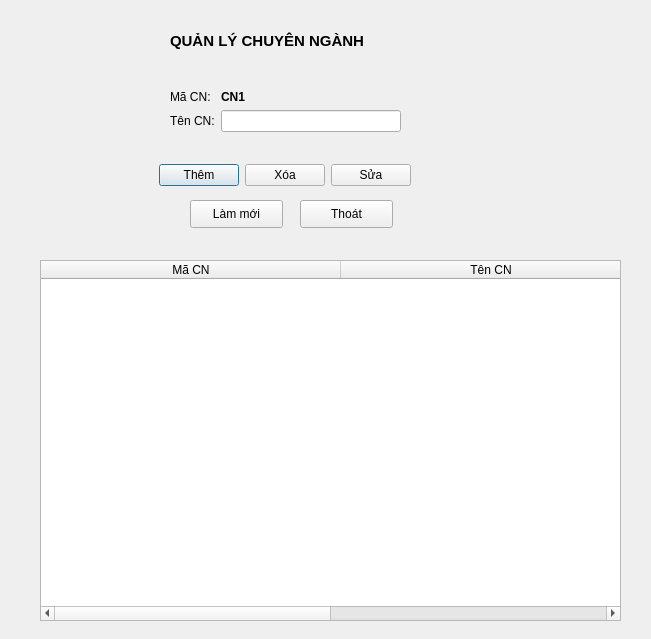
<?xml version="1.0" encoding="UTF-8"?>
<ui version="4.0">
 <class>Dialog</class>
 <widget class="QDialog" name="Dialog">
  <property name="geometry">
   <rect>
    <x>0</x>
    <y>0</y>
    <width>651</width>
    <height>639</height>
   </rect>
  </property>
  <property name="windowTitle">
   <string>QLDSV</string>
  </property>
  <widget class="QWidget" name="horizontalLayoutWidget_2">
   <property name="geometry">
    <rect>
     <x>120</x>
     <y>160</y>
     <width>331</width>
     <height>30</height>
    </rect>
   </property>
   <layout class="QHBoxLayout" name="horizontalLayout_5">
    <item>
     <spacer name="horizontalSpacer_7">
      <property name="orientation">
       <enum>Qt::Horizontal</enum>
      </property>
      <property name="sizeHint" stdset="0">
       <size>
        <width>40</width>
        <height>20</height>
       </size>
      </property>
     </spacer>
    </item>
    <item>
     <widget class="QPushButton" name="pushButton_17">
      <property name="text">
       <string>Thêm</string>
      </property>
     </widget>
    </item>
    <item>
     <widget class="QPushButton" name="pushButton_18">
      <property name="text">
       <string>Xóa</string>
      </property>
     </widget>
    </item>
    <item>
     <widget class="QPushButton" name="pushButton_19">
      <property name="text">
       <string>Sửa</string>
      </property>
     </widget>
    </item>
    <item>
     <spacer name="horizontalSpacer_8">
      <property name="orientation">
       <enum>Qt::Horizontal</enum>
      </property>
      <property name="sizeHint" stdset="0">
       <size>
        <width>40</width>
        <height>20</height>
       </size>
      </property>
     </spacer>
    </item>
   </layout>
  </widget>
  <widget class="QTableWidget" name="tableWidget">
   <property name="geometry">
    <rect>
     <x>40</x>
     <y>260</y>
     <width>581</width>
     <height>361</height>
    </rect>
   </property>
   <attribute name="horizontalHeaderDefaultSectionSize">
    <number>300</number>
   </attribute>
   <column>
    <property name="text">
     <string>Mã CN</string>
    </property>
   </column>
   <column>
    <property name="text">
     <string>Tên CN</string>
    </property>
   </column>
  </widget>
  <widget class="QWidget" name="formLayoutWidget">
   <property name="geometry">
    <rect>
     <x>170</x>
     <y>90</y>
     <width>231</width>
     <height>61</height>
    </rect>
   </property>
   <layout class="QFormLayout" name="formLayout_4">
    <item row="0" column="0">
     <widget class="QLabel" name="mGVLabel_3">
      <property name="text">
       <string>Mã CN:</string>
      </property>
     </widget>
    </item>
    <item row="0" column="1">
     <widget class="QLabel" name="label_3">
      <property name="font">
       <font>
        <weight>75</weight>
        <bold>true</bold>
       </font>
      </property>
      <property name="text">
       <string>CN1</string>
      </property>
     </widget>
    </item>
    <item row="1" column="0">
     <widget class="QLabel" name="HTLabel_3">
      <property name="text">
       <string>Tên CN:</string>
      </property>
     </widget>
    </item>
    <item row="1" column="1">
     <widget class="QLineEdit" name="HTLineEdit_3">
      <property name="sizeIncrement">
       <size>
        <width>0</width>
        <height>0</height>
       </size>
      </property>
     </widget>
    </item>
    <item row="2" column="0">
     <layout class="QVBoxLayout" name="verticalLayout_5"/>
    </item>
   </layout>
  </widget>
  <widget class="QLabel" name="label_4">
   <property name="geometry">
    <rect>
     <x>170</x>
     <y>30</y>
     <width>351</width>
     <height>22</height>
    </rect>
   </property>
   <property name="font">
    <font>
     <pointsize>11</pointsize>
     <weight>75</weight>
     <bold>true</bold>
    </font>
   </property>
   <property name="text">
    <string>QUẢN LÝ CHUYÊN NGÀNH</string>
   </property>
  </widget>
  <widget class="QPushButton" name="pushButton_21">
   <property name="geometry">
    <rect>
     <x>190</x>
     <y>200</y>
     <width>93</width>
     <height>28</height>
    </rect>
   </property>
   <property name="text">
    <string>Làm mới</string>
   </property>
  </widget>
  <widget class="QPushButton" name="pushButton_20">
   <property name="geometry">
    <rect>
     <x>300</x>
     <y>200</y>
     <width>93</width>
     <height>28</height>
    </rect>
   </property>
   <property name="text">
    <string>Thoát</string>
   </property>
  </widget>
 </widget>
 <resources/>
 <connections/>
</ui>
